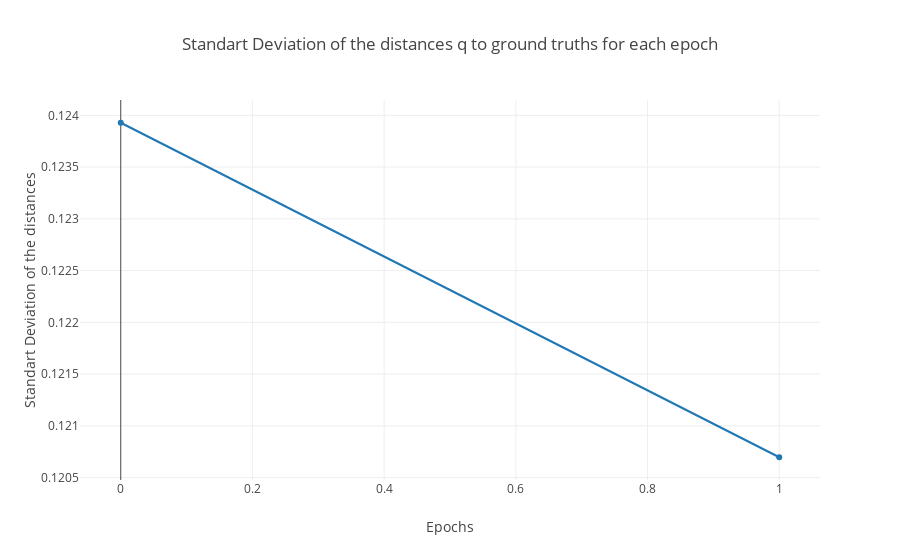

Write notebook code for a chart like this one.
### Code cell
"""
Standart Deviation of the distances q to ground truths for each epoch. If it is getting smaller, which means that 
embeddings are getting look like each other
"""

data_dev = []
data_dev.append(np.std(my_dict['distance_from_before_model_q_to_p']))
for i in range(1,num_of_epochs+1):
    data_dev.append(np.std(my_dict[str(i)]['distance_from_after_model_q_to_p']))
df_dev = pd.DataFrame(data=data_dev, columns=['std_dev'])
trace = go.Scatter(
x = df_dev.index,
y = df_dev['std_dev'],
mode = 'lines+markers')

layout = go.Layout(
    title='Standart Deviation of the distances q to ground truths for each epoch',
    xaxis=dict(
        title='Epochs'
    ),
    yaxis=dict(
        title='Standart Deviation of the distances'
    )
)
fig =  go.Figure(data=[trace], layout=layout)
py.offline.iplot(fig)

### Figure 1 — Plotly figure (JSON) as saved in the notebook; plotly's stock layout.template omitted (floating-point values rounded to 4 significant figures)
{"data": [{"mode": "lines+markers", "type": "scatter", "x": [0, 1], "y": [0.1239, 0.1207]}], "layout": {"title": "Standart Deviation of the distances q to ground truths for each epoch", "xaxis": {"title": "Epochs"}, "yaxis": {"title": "Standart Deviation of the distances"}}}
